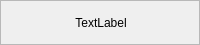
<?xml version="1.0" encoding="UTF-8"?>
<ui version="4.0">
 <comment>
********************************************************************************
**
** Copyright (c) 2018 The University of Notre Dame
** Copyright (c) 2018 The Regents of the University of California
**
** Redistribution and use in source and binary forms, with or without modification,
** are permitted provided that the following conditions are met:
**
** 1. Redistributions of source code must retain the above copyright notice, this 
** list of conditions and the following disclaimer.
**
** 2. Redistributions in binary form must reproduce the above copyright notice, this
** list of conditions and the following disclaimer in the documentation and/or other
** materials provided with the distribution.
**
** 3. Neither the name of the copyright holder nor the names of its contributors may
** be used to endorse or promote products derived from this software without specific
** prior written permission.
**
** THIS SOFTWARE IS PROVIDED BY THE COPYRIGHT HOLDERS AND CONTRIBUTORS &quot;AS IS&quot; AND ANY
** EXPRESS OR IMPLIED WARRANTIES, INCLUDING, BUT NOT LIMITED TO, THE IMPLIED WARRANTIES
** OF MERCHANTABILITY AND FITNESS FOR A PARTICULAR PURPOSE ARE DISCLAIMED. IN NO EVENT
** SHALL THE COPYRIGHT HOLDER OR CONTRIBUTORS BE LIABLE FOR ANY DIRECT, INDIRECT,
** INCIDENTAL, SPECIAL, EXEMPLARY, OR CONSEQUENTIAL DAMAGES (INCLUDING, BUT NOT LIMITED
** TO, PROCUREMENT OF SUBSTITUTE GOODS OR SERVICES; LOSS OF USE, DATA, OR PROFITS; OR
** BUSINESS INTERRUPTION) HOWEVER CAUSED AND ON ANY THEORY OF LIABILITY, WHETHER IN
** CONTRACT, STRICT LIABILITY, OR TORT (INCLUDING NEGLIGENCE OR OTHERWISE) ARISING
** IN ANY WAY OUT OF THE USE OF THIS SOFTWARE, EVEN IF ADVISED OF THE POSSIBILITY OF
** SUCH DAMAGE.
**
**********************************************************************************

// Contributors:
 </comment>
 <class>CWE_GroupTab</class>
 <widget class="QFrame" name="CWE_GroupTab">
  <property name="geometry">
   <rect>
    <x>0</x>
    <y>0</y>
    <width>200</width>
    <height>45</height>
   </rect>
  </property>
  <property name="sizePolicy">
   <sizepolicy hsizetype="Preferred" vsizetype="Preferred">
    <horstretch>0</horstretch>
    <verstretch>0</verstretch>
   </sizepolicy>
  </property>
  <property name="windowTitle">
   <string>Frame</string>
  </property>
  <property name="styleSheet">
   <string notr="true">QFrame: { border-radius: 5px; }</string>
  </property>
  <property name="frameShape">
   <enum>QFrame::StyledPanel</enum>
  </property>
  <property name="frameShadow">
   <enum>QFrame::Raised</enum>
  </property>
  <property name="lineWidth">
   <number>1</number>
  </property>
  <layout class="QVBoxLayout" name="verticalLayout">
   <property name="spacing">
    <number>0</number>
   </property>
   <property name="leftMargin">
    <number>6</number>
   </property>
   <property name="topMargin">
    <number>6</number>
   </property>
   <property name="rightMargin">
    <number>4</number>
   </property>
   <property name="bottomMargin">
    <number>6</number>
   </property>
   <item>
    <widget class="QLabel" name="mainLabel">
     <property name="text">
      <string>TextLabel</string>
     </property>
     <property name="alignment">
      <set>Qt::AlignCenter</set>
     </property>
    </widget>
   </item>
  </layout>
 </widget>
 <resources/>
 <connections/>
</ui>
